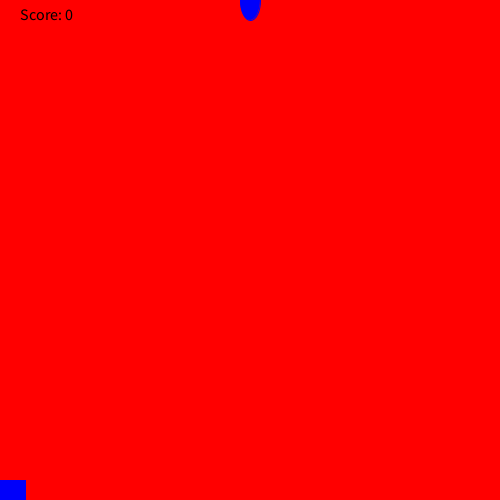
Frame 1 (no input)
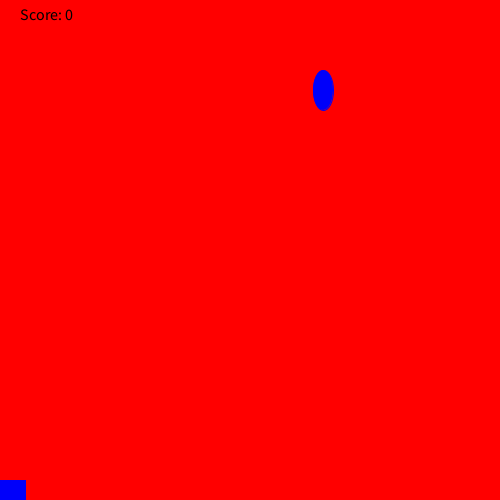
Frame 60 (the mouse pressed at the canvas centre just before this capture)
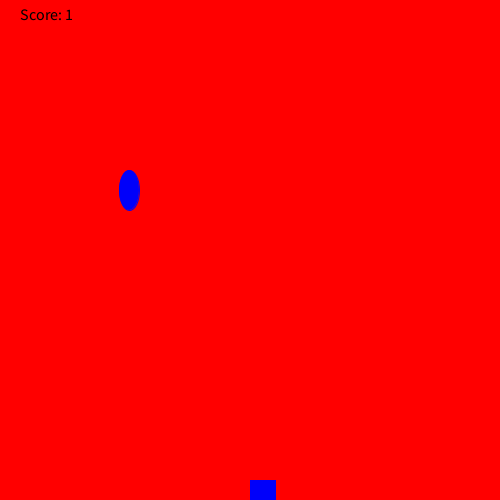
Frame 120 (the mouse held since frame 60 and released just before this capture)

The Processing sketch that drew these frames (run headless with seeded random() and noise(); from frame 60 on, the mouse is pressed at the canvas centre):

// Processing sketch: raingame
// ── raingame.pde
 int score=0;
 void checkCatch(int x){
         if (x > mouseX && x < mouseX+100)
            score++;
         else if (score > 0) 
            score--;
        println("Your score is now: " + score);
    }
void setup(){
   size(500, 500);
}
int y=0;
int randomNumber = 250;
void draw(){
  background(255, 0, 0);
      fill(0, 0, 250);
      

    stroke(0, 0, 250);
    ellipse(randomNumber, y, 20, 40);
      y=y+10;
    if (y==500){
      checkCatch(randomNumber);
       y=0;
       randomNumber= (int) random(500);
}
 rect(mouseX, 480, 25, 25);
    fill(0, 0, 0);
    textSize(16);
    text("Score: " + score, 20, 20);
    
}
